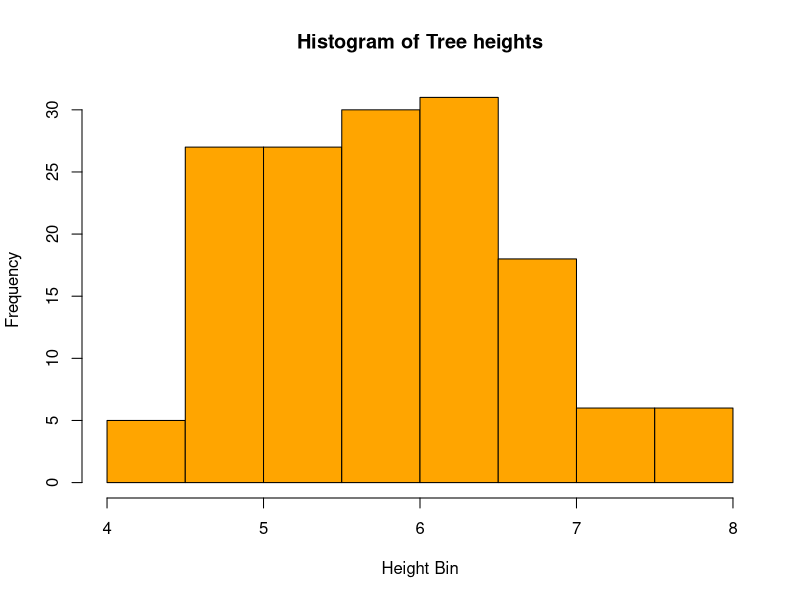
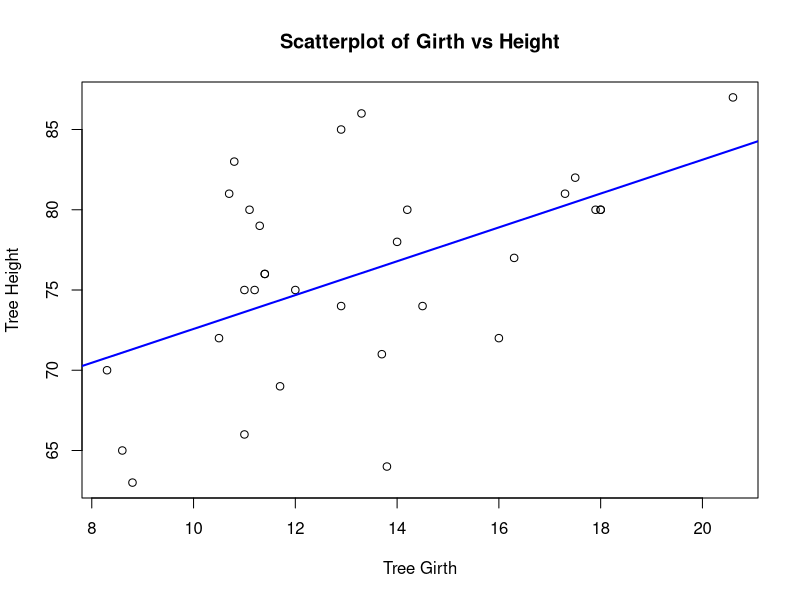
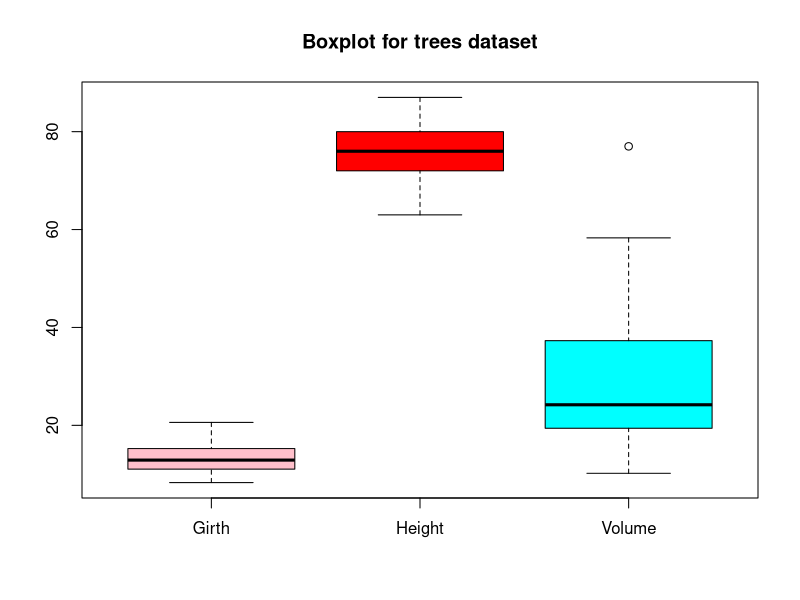

The R source for these figures, in order:
#I used iris to make different types of graphs in R
#Iris and sepal lenght to visualize histogram
hist(iris$Sepal.Length, breaks = 10, col = "orange", 
     main = "Histogram of Tree heights", 
     xlab = "Height Bin")

#I used trees here to visualize scatterplots
attach(trees)
plot(Girth, Height, main = "Scatterplot of Girth vs Height", xlab = "Tree Girth", ylab = "Tree Height")
abline(lm(Height ~ Girth), col = "blue", lwd = 2)

#Trees for Boxplot datasets
boxplot(trees, col = c("pink", "red", "cyan"), main = "Boxplot for trees dataset")



